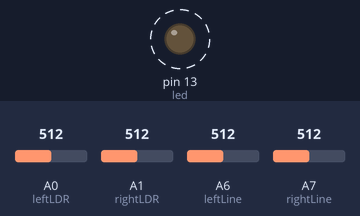
The sketch below on a simulated Arduino Nano, built with avr-gcc and run on an emulated ATmega328P. On the bench: output pins drawn as LEDs (lit = HIGH). Dashed ring = blinking. Inputs (shaded band) come from the test bench; at power-on: A0 (leftLDR) = 512, A1 (rightLDR) = 512, A6 (leftLine) = 512, A7 (rightLine) = 512. What the sketch prints to the serial monitor is not drawn.

Above: at 0.5 s.
Timing chart, 0 to 3.0 s (numbered marks = the images above):
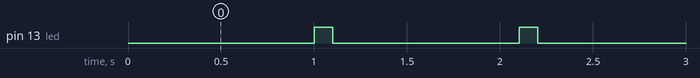

The sketch:

AnalogTest.ino
```cpp
// (licence header left out)
int leftLDR = A0;
int rightLDR = A1;
int leftLine = A6;
int rightLine = A7;
int led = 13;

void setup()
{
  Serial.begin(115200);
  // Initialise pull downs on LDR inputs
  digitalWrite(leftLDR, HIGH);
  digitalWrite(rightLDR, HIGH);
  pinMode(led, OUTPUT);
}

void loop()
{
  int ldrL, ldrR, lineL, lineR;
  ldrL = analogRead(leftLDR);
  ldrR = analogRead(rightLDR);
  lineL = analogRead(leftLine);
  lineR = analogRead(rightLine);
  String s = "Left LDR: " + String(ldrL) + "  Right LDR: " + String(ldrR) + "  Left Line: " + String(lineL) + "  Right Line: " + String(lineR);
  Serial.println(s);
  delay(1000);
  digitalWrite(led, HIGH);
  delay(100);
  digitalWrite(led, LOW);
}
```

Measured:
- by itself, pin 13 (led): alternates HIGH for 0.10 s and LOW for 1.0 s
